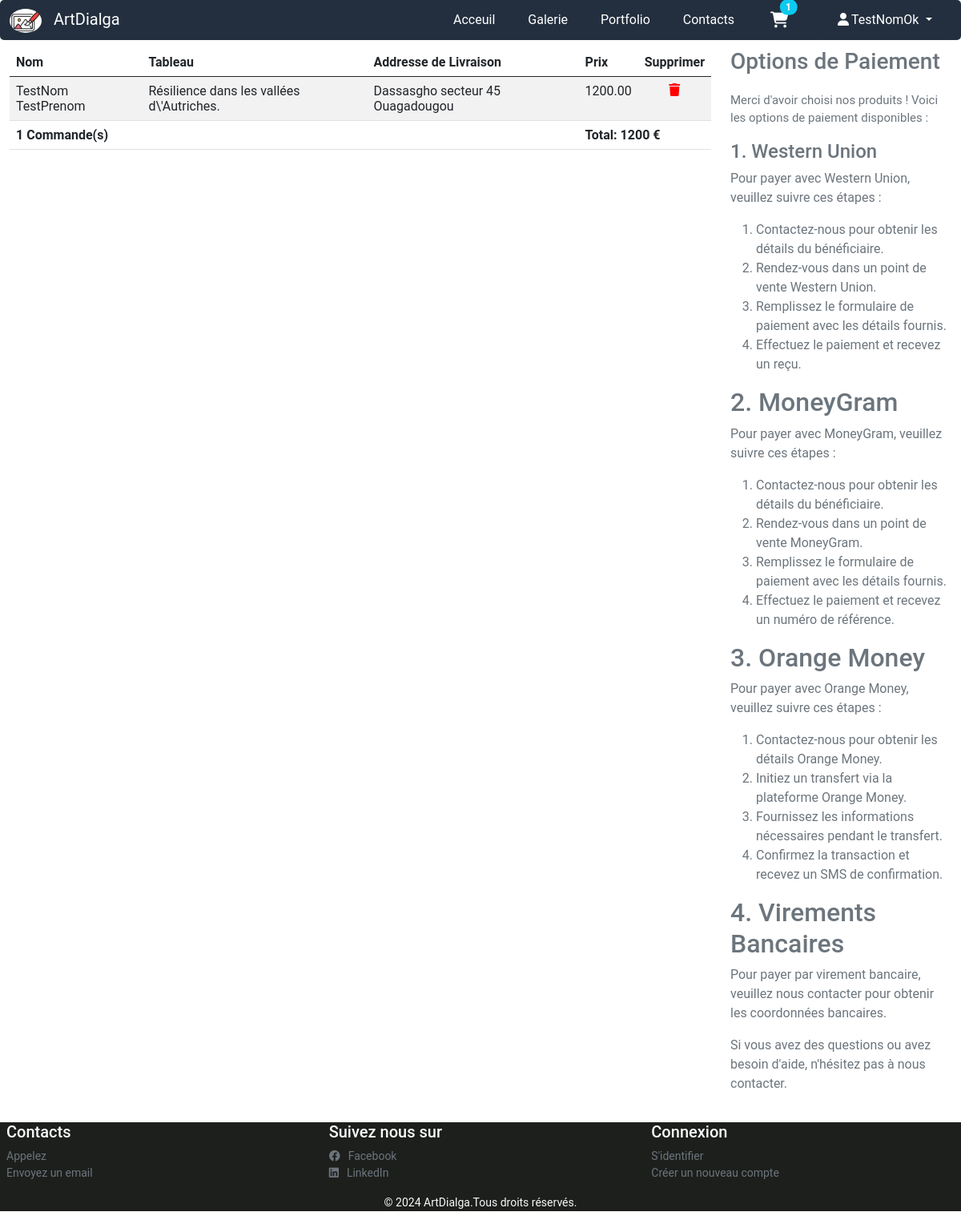
Page /pages/liste_commande.php (signed in) on the committed database.
### tables this page shows
CREATE TABLE `commande` (
  `id` int(11) NOT NULL,
  `nom` varchar(255) NOT NULL,
  `prenom` varchar(255) NOT NULL,
  `telephone` varchar(15) NOT NULL,
  `email` varchar(255) NOT NULL,
  `adresse_livraison` varchar(255) NOT NULL,
  `nom_tableau` varchar(255) NOT NULL,
  `date_livraison` date NOT NULL,
  `prix` decimal(10,2) NOT NULL,
  `timecommande` timestamp NOT NULL DEFAULT CURRENT_TIMESTAMP
);

### pages/liste_commande.php (the view, shortened to what this page needs)
<?php
$receivedBoolVariable = isset($_SESSION['myBoolVariable']) ? $_SESSION['myBoolVariable'] : false;
$nom = isset($_SESSION['nom']) ? $_SESSION['nom'] : '';
$emailuser = isset($_SESSION['emailuser']) ? $_SESSION['emailuser'] : '';
$emailuser = filter_var($emailuser, FILTER_SANITIZE_EMAIL);
?>
<html lang="en">
<head>
  <link
      href="https://unpkg.com/boxicons@2.1.2/css/boxicons.min.css"
      rel="stylesheet"
    />
  <link rel="stylesheet" href="https://cdn.jsdelivr.net/npm/bootstrap-icons@1.5.0/font/bootstrap-icons.css">
  <link rel="stylesheet" href="../css/stylecopy.css" />
  <link href="https://cdn.jsdelivr.net/npm/bootstrap@5.0.2/dist/css/bootstrap.min.css" rel="stylesheet">
  <link rel="stylesheet" href="https://cdnjs.cloudflare.com/ajax/libs/font-awesome/6.2.1/css/all.min.css" />
</head>
<body>
  <nav class="navbar navbar-expand-md navbar-light pt-1 pb-1 fixed-top" >
    <div class="container-xxl flex-container" style="margin:0; ">
      <a class="navbar-brand" href="#intro">
        <span class="" id="intro">
          <img src="../assets/art1.png" width="40 px"  alt="Mon art" style="margin-right: 10px; border-radius: 60%;">
          ArtDialga
        </span>
      </a>
      <?php
      if ($receivedBoolVariable) {
        $db_host = 'localhost';
        $db_username = 'ytdcfvmy_malick';
        $db_password = 'iRG4!-QnM_qA';
        $db_name = 'ytdcfvmy_artdialga_db';
$db = mysqli_connect($db_host, $db_username, $db_password, $db_name) or die('Could not connect to the database');
$emailuser = mysqli_real_escape_string($db, $emailuser);
$check_query = "SELECT * FROM commande WHERE email = '$emailuser'";
$check_result = mysqli_query($db, $check_query);
$num_rows = mysqli_num_rows($check_result);
}
      ?>
      <div class="collapse navbar-collapse justify-content-end align-center" id="main-nav">
        <ul class="navbar-nav" >
          <li class="nav-item  " id="Accueil">
            <a class="nav-link"  href="../index.php" style="">Acceuil</a>
          </li>
          <li class="nav-item">
            <a class="nav-link "  href="../pages/gallerie.php">Galerie</a>
          </li>
          <li class="nav-item">
            <a class="nav-link"  href="../pages/profil.php">
Portfolio</a>
          </li>
          <li class="nav-item"  >
            <a class="nav-link" href="pages/../contact.php">Contacts</a>
          </li>
        </ul>
        <?php
            if ($receivedBoolVariable) {
       echo'<a href="#sidebarcommandes"   data-bs-toggle="offcanvas" role="button" aria-controls="sidebar">';
                echo'<button type="button" class="btn btn-secondary position-relative d-none d-md-block" style="background-color:#232f3e;border:none;margin-right:25px;">';
                echo'<i class="fa-solid fa-cart-shopping" style="color:white;font-size:20px"></i>';
                echo'<span class="position-absolute top-0 start-110 translate-middle badge rounded-pill bg-info">';
                  echo $num_rows;
                echo'</span>';
              echo'</button>';
echo'</a>';
                echo '<div class="dropdown d-none d-md-block">';
                echo '  <button class="btn btn-secondary dropdown-toggle"  style="background-color:#232f3e;border:none;margin-right:25px;"type="button" id="dropdownMenuButton" data-bs-toggle="dropdown" aria-haspopup="true" aria-expanded="false">';
                echo'<i class="fa-solid fa-user" style="margin-right:3px;"></i>';
                echo $nom;
                echo '  </button>';
                echo '</div>';
            } else {
                echo '<a href="connexion.php" class="nav-link" id="button">Connexion</a>';
            }?>
      </div>
    </div>
  </nav>
    <?php
$emailuser = isset($_SESSION['emailuser']) ? $_SESSION['emailuser'] : '';
                ?>
<?php
$db_host = 'localhost';
$db_username = 'ytdcfvmy_malick';
$db_password = 'iRG4!-QnM_qA';
$db_name = 'ytdcfvmy_artdialga_db';$db = mysqli_connect($db_host, $db_username, $db_password, $db_name) or die('Could not connect to the database');
$req = "SELECT * FROM commande WHERE email='$emailuser'";
$resultat = mysqli_query($db, $req) or die ("la requête ne peut pas être exécutée");
?>
  <div class="container-fluid" style="margin-top:60px">
    <div class="row">
      <div class="col-md-9">
        <div class="">
          <div id="container">
<FORM Method="POST" Action="">
<table class="table table-striped">
  <thead>
    <tr>
      <th scope="col">Nom</th>
      <th scope="col">Tableau</th>
      <th scope="col">Addresse de Livraison</th>
      <th scope="col">Prix</th>
      <th scope="col"style="text-align:center;">Supprimer</th>
    </tr>
  </thead>
  <tbody>
    <?php
    $total_prix = 0;
    $row_number = 0;
while($User = mysqli_fetch_assoc($resultat)) {
    $row_number++;
    $total_prix += $User['prix'];
?>
<tr class="">
    <td><?php echo $User['nom'];?> <?php echo $User['prenom'];?></td>
    <td><?php echo $User['nom_tableau'];?></td>
    <td><?php echo $User['adresse_livraison'];?></td>
    <td><?php echo $User['prix'];?></td>
    <td style="text-align:center;"><a style="text-decoration:none;color:red;" href="modifiercommande.php?id=<?php echo $User['id']; ?>"><i class="fa-solid fa-trash"></i></a></td>
</tr>
<?php
}
?>
    <tr>
    <td colspan=3 style="font-weight:bold;"><?php echo $row_number ?> Commande(s) </td>
    <td colspan=2 style="font-weight:bold;">Total: <?php echo $total_prix ?> €</td>
</tr>
  </tbody>
</table>
</form>
        </div>
        </div>
      </div>
      <div class="col-md-3">
        <div class="text-muted">
        <h3 class="" style="margin-bottom:20px;">Options de Paiement</h3>
<p class=" " style="font-size:15px;">Merci d'avoir choisi nos produits ! Voici les options de paiement disponibles :</p>
<h4>1. Western Union</h4>
<p>Pour payer avec Western Union, veuillez suivre ces étapes :</p>
<ol>
    <li>Contactez-nous pour obtenir les détails du bénéficiaire.</li>
    <li>Rendez-vous dans un point de vente Western Union.</li>
    <li>Remplissez le formulaire de paiement avec les détails fournis.</li>
    <li>Effectuez le paiement et recevez un reçu.</li>
</ol>
<h2>2. MoneyGram</h2>
<p>Pour payer avec MoneyGram, veuillez suivre ces étapes :</p>
<ol>
    <li>Contactez-nous pour obtenir les détails du bénéficiaire.</li>
    <li>Rendez-vous dans un point de vente MoneyGram.</li>
    <li>Remplissez le formulaire de paiement avec les détails fournis.</li>
    <li>Effectuez le paiement et recevez un numéro de référence.</li>
</ol>
<h2>3. Orange Money</h2>
<p>Pour payer avec Orange Money, veuillez suivre ces étapes :</p>
<ol>
    <li>Contactez-nous pour obtenir les détails Orange Money.</li>
    <li>Initiez un transfert via la plateforme Orange Money.</li>
    <li>Fournissez les informations nécessaires pendant le transfert.</li>
    <li>Confirmez la transaction et recevez un SMS de confirmation.</li>
</ol>
<h2>4. Virements Bancaires</h2>
<p>Pour payer par virement bancaire, veuillez nous contacter pour obtenir les coordonnées bancaires.</p>
<p>Si vous avez des questions ou avez besoin d'aide, n'hésitez pas à nous contacter.</p>
  </div>
      </div>
    </div>
  </div>
    <?php include 'footer.php'; ?>
</body>
</html>

### css/stylecopy.css (style rules this page uses)
#main-nav .navbar-nav .nav-link { font-size: 16px; margin-right: 25px; color:white; }
.container-fluid { margin-top: 40px; }
.navbar { background-color:#232f3e; border-radius: 5px; }
* { margin: 0; padding: 0; box-sizing: border-box; }
* { margin: 0; padding: 0; box-sizing: border-box; font-family: 'Poppins', sans-serif; }
* { margin: 0; padding: 0; box-sizing: border-box; font-family: 'Roboto', sans-serif; }
::placeholder { color: #777; font-size: 1.063rem; }
form a { text-decoration: none; }
#dropdownMenuButton { background-color:#4e535a; width: 100%; }
#intro { margin-top: 40px; margin-bottom: 40px; border-color: #424741; border-radius: 9px; color:white; }

### rows in the picture
commande: nom "TestNom", prenom "TestPrenom", nom_tableau "Résilience dans les vallées d\\'Autriches.", adresse_livraison "Dassasgho secteur 45 Ouagadougou", prix "1200.00"

### other values in the picture
$num_rows "1"
$nom "TestNomOk"
$row_number "1"
$total_prix "1200"
